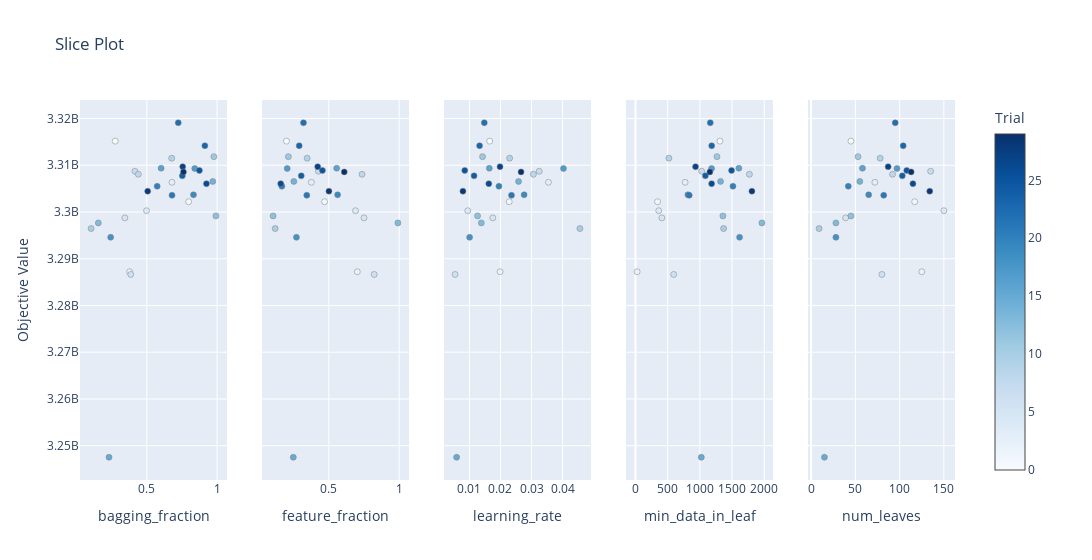

The notebook cell saved with this chart:
### Markdown cell above
El **learning rate** es un parámetro que tiene que ir acompañado por más árboles.

### Code cell
plot_slice(study)
